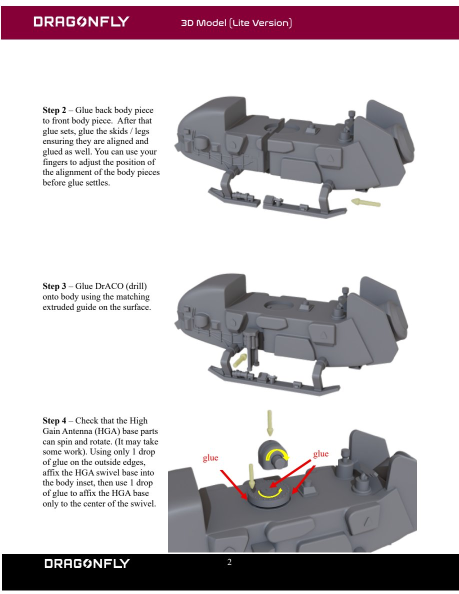
#> input picture research/hga-actuators-2026-10-14/cross-reference-nasa-print-model-guide-p02.jpg, 918 x 1188 px, given in place of dragoncam-insulation-test.png, which was not available (shown at 1/2 size)
$ python make-comparison.py
#> lines starting #> are read from the running program, lines starting #| are printed output that depends on the picture; pictures that were not available may be replaced by others from this repository, and a replacement may not be noted
from pathlib import Path
from PIL import Image, ImageDraw, ImageFont, ImageOps
root=Path(__file__).resolve().parents[2]
here=Path(__file__).resolve().parent
font=ImageFont.truetype('C:/Windows/Fonts/arial.ttf',22)
small=ImageFont.truetype('C:/Windows/Fonts/arial.ttf',18)
sheet=Image.new('RGB',(1800,2080),'#e7ecef');d=ImageDraw.Draw(sheet)
#> after `sheet = Image.new('RGB', (1800, 2080), '#e7ecef')`:
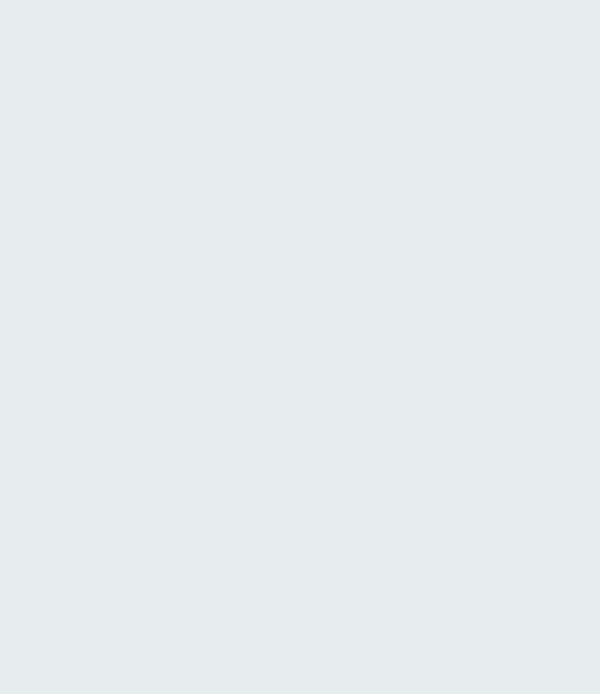
#> sheet: PIL image 1800x2080 RGB (shown at 1/3 size); mean R, G, B 231, 236, 239
panels=[
 ('REAL: insulation test hardware',root/'research/sources/nasa-foam-2025/dragoncam-insulation-test.png','Johns Hopkins APL / Justin Artis. Not installed flight tiling.'),
 ('DESIGN CAD: insulation / attic arrangement',root/'research/sources/nasa-foam-2025/nesc-2026-slide3.png','NASA NESC / Rolando Rodarte / APL. CAD, not a photograph.'),
 ('MODEL: attic roof region hidden',here/'after/model-attic-open.png','Original outer surface retained; inner construction unmodeled.'),
 ('MODEL: whole-vehicle Open interior preset',here/'after/open-interior.png','Enclosing layers hidden; installed equipment and connections retained.'),
 ('REAL: HGA arm / mechanism context',root/'research/hga-actuators-2026-10-14/apl-hga-arm-2026-07.jpg','NASA / Johns Hopkins APL / Ed Whitman. Not hidden dome foam.'),
 ('MODEL: upper HGA dome surface hidden',here/'after/model-hga-open.png','Existing mechanism/outer geometry; estimated inspection split.'),
 ('MODEL: Microscopic Camera window surround',here/'after/model-microscope.png','Estimated local rim and relief; not a complete flight foam blister.'),
 ('MODEL: Down Camera window surround',here/'after/model-down-camera.png','3 mm window meets actual model surface; local details estimated.'),
]
for i,(title,p,caption) in enumerate(panels):
 x,y=(i%2)*900,(i//2)*510
 d.text((x+20,y+16),title,font=font,fill='#17242b')
 im=ImageOps.contain(Image.open(p).convert('RGB'),(860,405));sheet.paste(im,(x+20+(860-im.width)//2,y+53+(405-im.height)//2))
#> after `im = ImageOps.contain(Image.open(p).convert('RGB'), (860, 405))`:
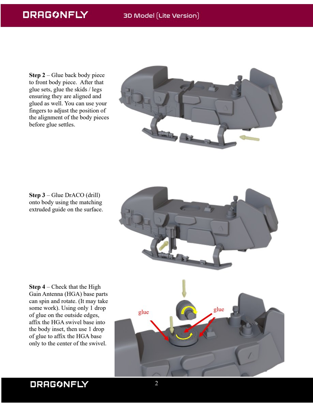
#> im: PIL image 313x405 RGB; mean R, G, B 200.5, 193.3, 197.3
#> after `sheet.paste(im, (x + 20 + (860 - im.width) // 2, y + 53 + (405 - im.he`:
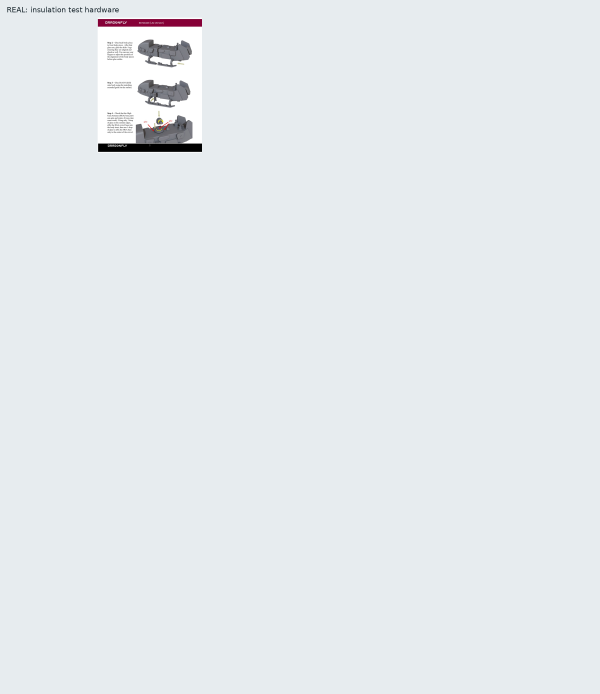
#> sheet: PIL image 1800x2080 RGB (shown at 1/3 size); mean R, G, B 229.9, 234.5, 237.5
 d.text((x+20,y+470),caption,font=small,fill='#17242b')
#> pass 2 of the loop `for i,(title,p,caption) in enumerate(panels):`:
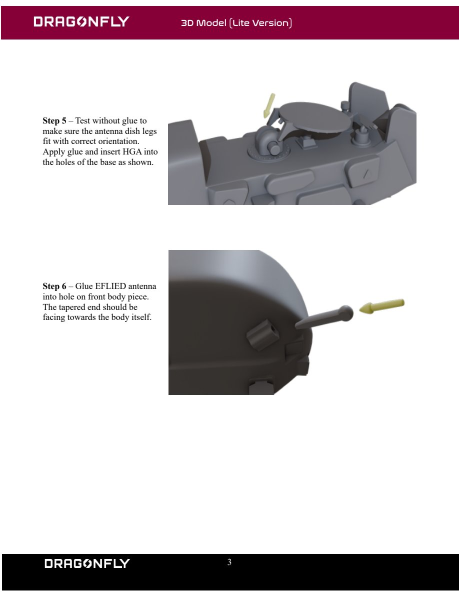
#> input picture research/hga-actuators-2026-10-14/cross-reference-nasa-print-model-guide-p03.jpg, 918 x 1188 px, given in place of nesc-2026-slide3.png, which was not available (shown at 1/2 size)
#> `im = ImageOps.contain(Image.open(p).convert('RGB'), (860, 405))`:
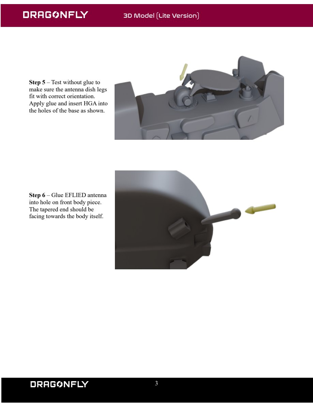
#> im: PIL image 313x405 RGB; mean R, G, B 206.6, 199.4, 202.6
#> `sheet.paste(im, (x + 20 + (860 - im.width) // 2, y + 53 + (405 - im.he`:
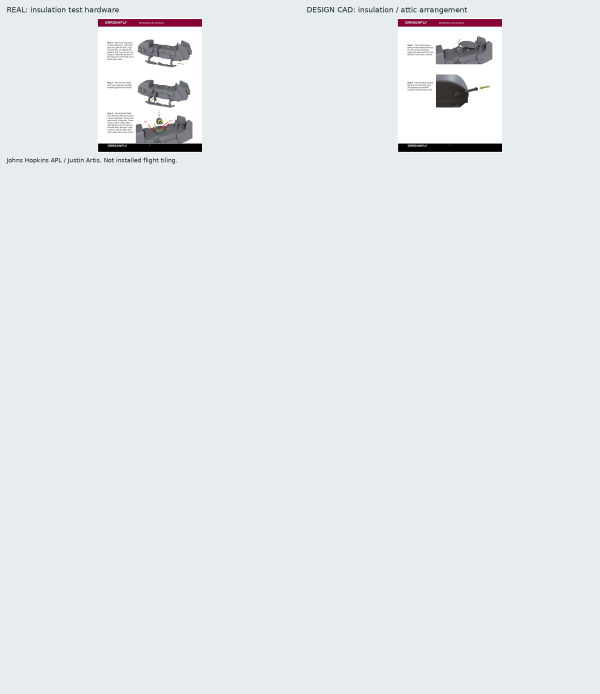
#> sheet: PIL image 1800x2080 RGB (shown at 1/3 size); mean R, G, B 228.8, 233, 236.1
#> (the run stopped early here; a loop or call above may not have finished)
